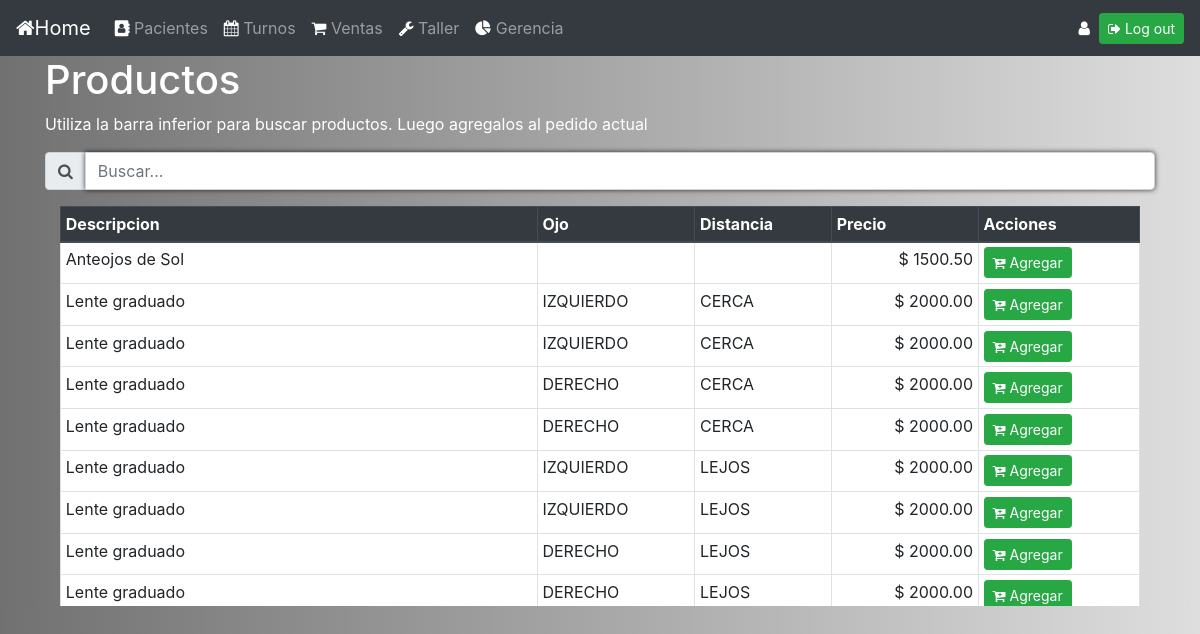
Screenshot of /126/agregar_articulo with the database file from the repository.
### gestion_consultorio/models.py (models this page shows)
class producto(models.Model):
    nombre_producto = models.CharField(max_length=64)
    precio = models.DecimalField(max_digits=8, decimal_places=2)
    clasificacion = models.CharField(max_length=32, choices=[('LENTE','lente'),('ACCESORIO','accesorio'),('ETC','etc')])
    distacia_vision = models.CharField(max_length=10,choices=[('LEJOS','lejos'),('CERCA','cerca')])
    ojo_vision = models.CharField(max_length=32, choices=[('IZQUIERDO','izquierdo'),('DERECHO','derecho')])
    armazon = models.CharField(max_length=2,default="NO")

### gestion_consultorio/views.py (the view)
# urls.py: path("<int:paciente_id>/agregar_articulo", views.agregar_articulo, name="agregar_articulo"),
def agregar_articulo(request,paciente_id):
    return render(request,"agregar_articulo.html",{"productos": producto.objects.all(), "paciente":paciente_id})

### gestion_consultorio/templates/agregar_articulo.html (shortened to what this page needs)
{% extends "layout.html" %}
{% block body %}
<div class="container">
  <h1 style="color:white">Productos</h1>
  <p style="color:white">Utiliza la barra inferior para buscar productos. Luego agregalos al pedido actual</p>
  <div class="input-group mb-3">
    <div class="input-group-prepend">
      <span class="input-group-text" id="basic-addon1"><i class="fa fa-search"></i></span>
    </div>
    <input type="text" class="form-control" id="buscar_tabla" placeholder="Buscar..." aria-label="Username" aria-describedby="basic-addon1">
  </div>
</div>
<div class="container">
  <div id="div1" class ="col-md-12">
    <table border="1" class="table table-hover table-bordered bg-white table-sm">
      <thead class="thead-dark">
        <tr>
          <th scope="col">Descripcion</th>
          <th scope="col">Ojo</th>
          <th scope="col">Distancia</th>
          <th scope="col">Precio</th>
          <th scope="col">Acciones</th>
        </tr>
      </thead>
      <tbody id="tabla_productos">
        {% for unProducto in productos %}
          <tr>
            <td>{{unProducto.nombre_producto}}</td>
            <td>{{unProducto.ojo_vision}}
            <td>{{unProducto.distacia_vision}}
            <td style="text-align:right">$ {{unProducto.precio}}</td>
            <td>
              <a href="{% url 'venta_temp' unProducto.id paciente %}" class="btn btn-success btn-sm" id="btn-Nueva_venta"><i class="fa fa-cart-plus" aria-hidden="true"></i> Agregar</a>
            </td>
          </tr>
        {% endfor %}
      </tbody>
    </table>
  </div>
</div>
{% endblock %}

### gestion_consultorio/static/css/estilos.css (style rules this page uses)
body { background: #717171; background: -moz-linear-gradient(left, #717171 0%, #B3B3B3 61%, #DEDEDE 100%); background: -webkit-linear-gradient(left, #717171 0%, #B3B3B3 61%, #DEDEDE 100%); background: linear-gradient(to right, #717171 0%, #B3B3B3 61%, #DEDEDE 100%); }
#div1 { overflow-y: scroll; overflow-x: hidden; height:400px; width: 100%; }
td { margin: 0 auto; }
input { border-color:#cccccc; border-style:solid; padding:3px; border-width:2px; border-radius:5px; box-shadow: 0px 0px 5px 0px rgba(0, 0, 0, 0.75); font-size:14px; }

### rows the page displays
producto: nombre_producto "Anteojos de Sol", precio "1500.50"
producto: nombre_producto "Lente graduado", ojo_vision "IZQUIERDO", distacia_vision "CERCA", precio "2000.00"
producto: nombre_producto "Lente graduado", ojo_vision "IZQUIERDO", distacia_vision "CERCA", precio "2000.00"
producto: nombre_producto "Lente graduado", ojo_vision "DERECHO", distacia_vision "CERCA", precio "2000.00"
producto: nombre_producto "Lente graduado", ojo_vision "DERECHO", distacia_vision "CERCA", precio "2000.00"
producto: nombre_producto "Lente graduado", ojo_vision "IZQUIERDO", distacia_vision "LEJOS", precio "2000.00"
producto: nombre_producto "Lente graduado", ojo_vision "IZQUIERDO", distacia_vision "LEJOS", precio "2000.00"
producto: nombre_producto "Lente graduado", ojo_vision "DERECHO", distacia_vision "LEJOS", precio "2000.00"
producto: nombre_producto "Lente graduado", ojo_vision "DERECHO", distacia_vision "LEJOS", precio "2000.00"
